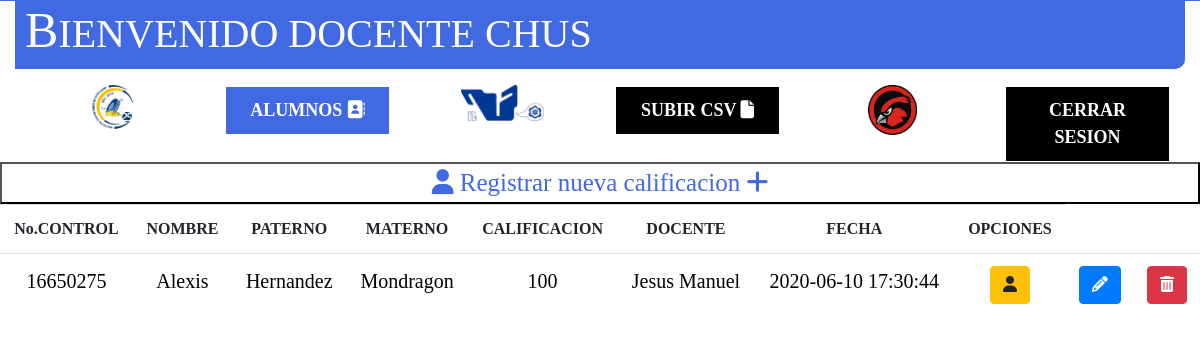
The page /Docente/index.php (signed in) on the database its author committed.
### tables this page shows
CREATE TABLE `calificaciones` (
  `cve_cal` int(11) NOT NULL,
  `califi_cal` int(11) NOT NULL,
  `cve_alu` int(11) NOT NULL,
  `cve_usu` int(11) NOT NULL,
  `datetime_cal` datetime NOT NULL
);

CREATE TABLE `alumnos` (
  `cve_alu` int(11) NOT NULL,
  `nombre_alu` varchar(30) NOT NULL,
  `app_alu` varchar(30) NOT NULL,
  `apm_alu` varchar(30) NOT NULL
);

CREATE TABLE `personals` (
  `cve_per` int(11) NOT NULL,
  `titulo_per` varchar(60) NOT NULL,
  `nombre_per` varchar(30) NOT NULL,
  `app_per` varchar(30) NOT NULL,
  `apm_per` varchar(30) NOT NULL,
  `sexo_per` varchar(30) NOT NULL,
  `rfc_per` varchar(30) NOT NULL,
  `curp_per` varchar(30) NOT NULL,
  `foto_per` varchar(250) NOT NULL,
  `correo_per` varchar(30) NOT NULL
);

### Docente/index.php (the view, shortened to what this page needs)
<?php
include_once "encabezado.php";
?>
<a href="insertarCalificacion.php">
    <button id="aceptar">
        <i class="fa fa-user"></i>
        Registrar nueva calificacion
        <i class="fa fa-plus"></i>
    </button>
</a>
<div>
    <center>
        <table class="table table-hover">
            <tr>
                <th scope="col">
                    <center>No.CONTROL</center>
                </th>
                <th scope="col">
                    <center>NOMBRE</center>
                </th>
                <th scope="col">
                    <center>PATERNO</center>
                </th>
                <th scope="col">
                    <center>MATERNO</center>
                </th>
                <th scope="col">
                    <center>CALIFICACION</center>
                </th>
                <th scope="col">
                    <center>DOCENTE</center>
                </th>
                <th scope="col">
                    <center>FECHA</center>
                </th>
                <th scope="col">
                    <center>OPCIONES</center>
                </th>
            </tr>
            <?PHP
            $consulta = "SELECT * from calificaciones join alumnos on alumnos.cve_alu = calificaciones.cve_alu join usuarios_cargos on usuarios_cargos.cve_usu=calificaciones.cve_usu join puestos on puestos.cve_pue = usuarios_cargos.cve_pue join personals on personals.cve_per = usuarios_cargos.cve_per join departamentos on departamentos.cve_dep = usuarios_cargos.cve_dep where usuarios_cargos.cve_usu = " . $_SESSION["cve_usu"];
            $ejecuta = mysqli_query($mysqli, $consulta);
            while ($res = mysqli_fetch_assoc($ejecuta)) {
                echo '<tr id="datosTabla" >
                        <td scope="row">' . $res['cve_alu'] . '</td>
                        <td scope="row">' . $res['nombre_alu'] . '</td>
                        <td scope="row">' . $res['app_alu'] . '</td>
                        <td scope="row">' . $res['apm_alu'] . '</td>
                        <td scope="row">' . $res['califi_cal'] . '</td>
                        <td scope="row">' . $res['nombre_per'] . '</td>
                        <td scope="row">' . $res['datetime_cal'] . '</td>
                <td scope="row">
                    <a href="verCalificacion.php?cve=' . $res['cve_cal'] . '">
                        <button type="button" class="btn btn-warning"><i class="fas fa-user"></i></button>
                    </a>
                </td>
                <td scope="row">
                    <a href="modificarCalificacion.php?cve=' . $res['cve_cal'] . '">
                        <button type="button" class="btn btn-primary"><i class="fas fa-pencil-alt"></i></button>
                    </a>
                </td>
                <td scope="row" id = "btneliminar">
                    <a href="eliminarCalificacion.php?cve=' . $res['cve_cal'] . '">
                        <button type="submit" class="btn btn-danger"><i class="fas fa-trash-alt"></i></button>
                    </a>
                </td>
            </tr>';
            }   ?>
        </table>
    </center>
</div>

### css/estiloInicio.css (style rules this page uses)
* { margin: 0%; padding: 0%; list-style: none; text-decoration: none; font-family: "Times New Roman", Times, serif; box-sizing: border-box; }
#datosTabla { font-size: 20px; text-align: center; background: white; color:black; }
#aceptar { font-size: 25px; text-align: center; background: white; color:royalblue; width: 100%; height: 50%; }

### css/estilo.css (style rules this page uses)
body { margin-top: 0px; }

### rows shown on the page
calificaciones: cve_alu.cve_alu "16650275", cve_alu.nombre_alu "Alexis", cve_alu.app_alu "Hernandez", cve_alu.apm_alu "Mondragon", califi_cal "100", personals.nombre_per "Jesus Manuel", datetime_cal "2020-06-10 17:30:44"

### other values the page prints
$_SESSION["nombre_usu"] "CHUS"
